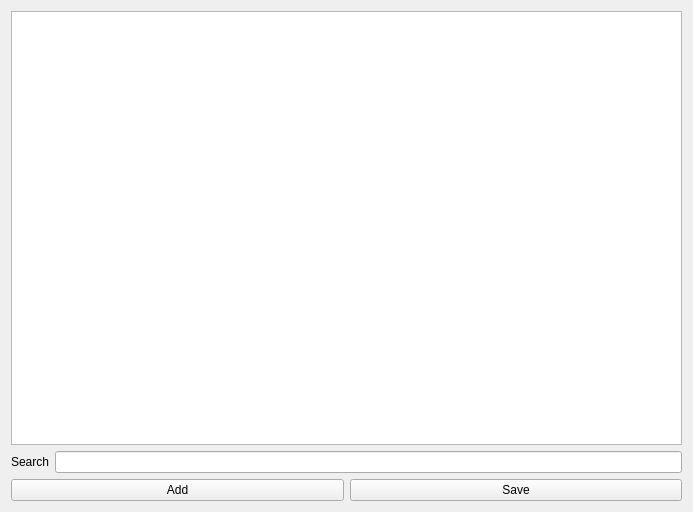
<?xml version="1.0" encoding="UTF-8"?>
<ui version="4.0">
 <class>ReadingList</class>
 <widget class="QWidget" name="ReadingList">
  <property name="geometry">
   <rect>
    <x>0</x>
    <y>0</y>
    <width>693</width>
    <height>512</height>
   </rect>
  </property>
  <property name="windowTitle">
   <string>Form</string>
  </property>
  <layout class="QVBoxLayout" name="verticalLayout">
   <item>
    <widget class="QTableView" name="tableView"/>
   </item>
   <item>
    <layout class="QHBoxLayout" name="horizontalLayout_2">
     <item>
      <widget class="QLabel" name="label">
       <property name="text">
        <string>Search</string>
       </property>
      </widget>
     </item>
     <item>
      <widget class="QLineEdit" name="lineEdit"/>
     </item>
    </layout>
   </item>
   <item>
    <layout class="QHBoxLayout" name="horizontalLayout">
     <item>
      <widget class="QPushButton" name="addButton">
       <property name="text">
        <string>Add</string>
       </property>
      </widget>
     </item>
     <item>
      <widget class="QPushButton" name="saveButton">
       <property name="text">
        <string>Save</string>
       </property>
      </widget>
     </item>
    </layout>
   </item>
  </layout>
 </widget>
 <resources/>
 <connections/>
</ui>
